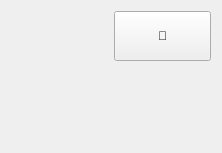
                    <widget class="QWidget" name="tabMDI">
                     <attribute name="title">
                      <string>MDI</string>
                     </attribute>
                     <layout class="QVBoxLayout" name="verticalLayout_4">
                      <item>
                       <layout class="QHBoxLayout" name="horizontalLayout_18">
                        <item>
                         <widget class="MDITouchy" name="mditouchy">
                          <property name="maximumSize">
                           <size>
                            <width>500</width>
                            <height>325</height>
                           </size>
                          </property>
                         </widget>
                        </item>
                        <item>
                         <widget class="ActionButton" name="actionbutton_3">
                          <property name="minimumSize">
                           <size>
                            <width>50</width>
                            <height>50</height>
                           </size>
                          </property>
                          <property name="maximumSize">
                           <size>
                            <width>100</width>
                            <height>16777215</height>
                           </size>
                          </property>
                          <property name="text">
                           <string></string>
                          </property>
                          <property name="python_command_option" stdset="0">
                           <bool>true</bool>
                          </property>
                          <property name="true_python_cmd_string" stdset="0">
                           <string>INSTANCE.mditouchy.run_command()</string>
                          </property>
                         </widget>
                        </item>
                       </layout>
                      </item>
                      <item>
                       <widget class="MDIHistory" name="mdihistory">
                        <property name="sizePolicy">
                         <sizepolicy hsizetype="Preferred" vsizetype="MinimumExpanding">
                          <horstretch>0</horstretch>
                          <verstretch>0</verstretch>
                         </sizepolicy>
                        </property>
                        <property name="minimumSize">
                         <size>
                          <width>200</width>
                          <height>75</height>
                         </size>
                        </property>
                        <property name="maximumSize">
                         <size>
                          <width>16777215</width>
                          <height>325</height>
                         </size>
                        </property>
                        <property name="soft_keyboard_option" stdset="0">
                         <bool>true</bool>
                        </property>
                       </widget>
                      </item>
                     </layout>
                    </widget>
